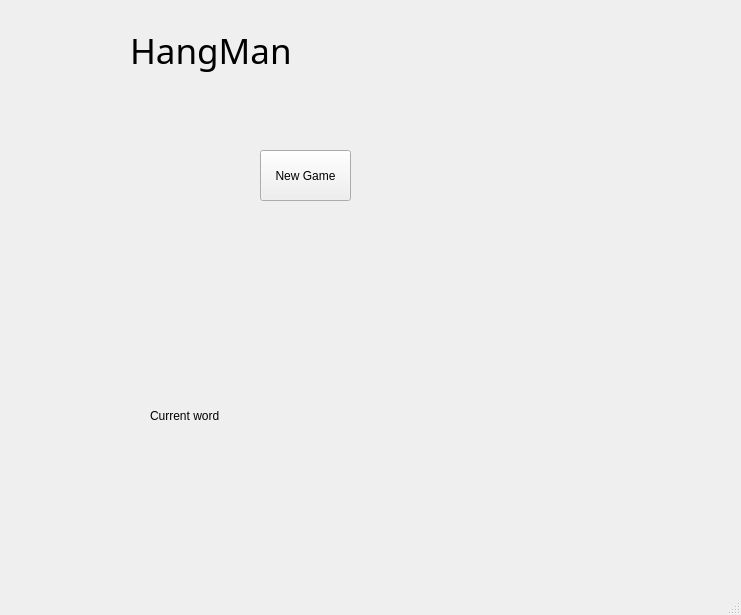
<?xml version="1.0" encoding="UTF-8"?>
<ui version="4.0">
 <class>MainView</class>
 <widget class="QMainWindow" name="MainView">
  <property name="geometry">
   <rect>
    <x>0</x>
    <y>0</y>
    <width>741</width>
    <height>615</height>
   </rect>
  </property>
  <property name="windowTitle">
   <string>MainView</string>
  </property>
  <widget class="QWidget" name="centralwidget">
   <widget class="QLabel" name="showStatusLbl">
    <property name="geometry">
     <rect>
      <x>470</x>
      <y>0</y>
      <width>251</width>
      <height>211</height>
     </rect>
    </property>
    <property name="text">
     <string/>
    </property>
   </widget>
   <widget class="QLabel" name="currentWordLbl">
    <property name="geometry">
     <rect>
      <x>150</x>
      <y>400</y>
      <width>341</width>
      <height>31</height>
     </rect>
    </property>
    <property name="text">
     <string>Current word</string>
    </property>
   </widget>
   <widget class="QLabel" name="titleLbl">
    <property name="geometry">
     <rect>
      <x>130</x>
      <y>10</y>
      <width>311</width>
      <height>81</height>
     </rect>
    </property>
    <property name="font">
     <font>
      <family>Wide Latin</family>
      <pointsize>26</pointsize>
     </font>
    </property>
    <property name="text">
     <string>HangMan</string>
    </property>
   </widget>
   <widget class="QPushButton" name="newGameBtn">
    <property name="geometry">
     <rect>
      <x>260</x>
      <y>150</y>
      <width>91</width>
      <height>51</height>
     </rect>
    </property>
    <property name="text">
     <string>New Game</string>
    </property>
   </widget>
  </widget>
  <widget class="QMenuBar" name="menubar">
   <property name="geometry">
    <rect>
     <x>0</x>
     <y>0</y>
     <width>741</width>
     <height>20</height>
    </rect>
   </property>
  </widget>
  <widget class="QStatusBar" name="statusbar"/>
 </widget>
 <resources/>
 <connections/>
</ui>
